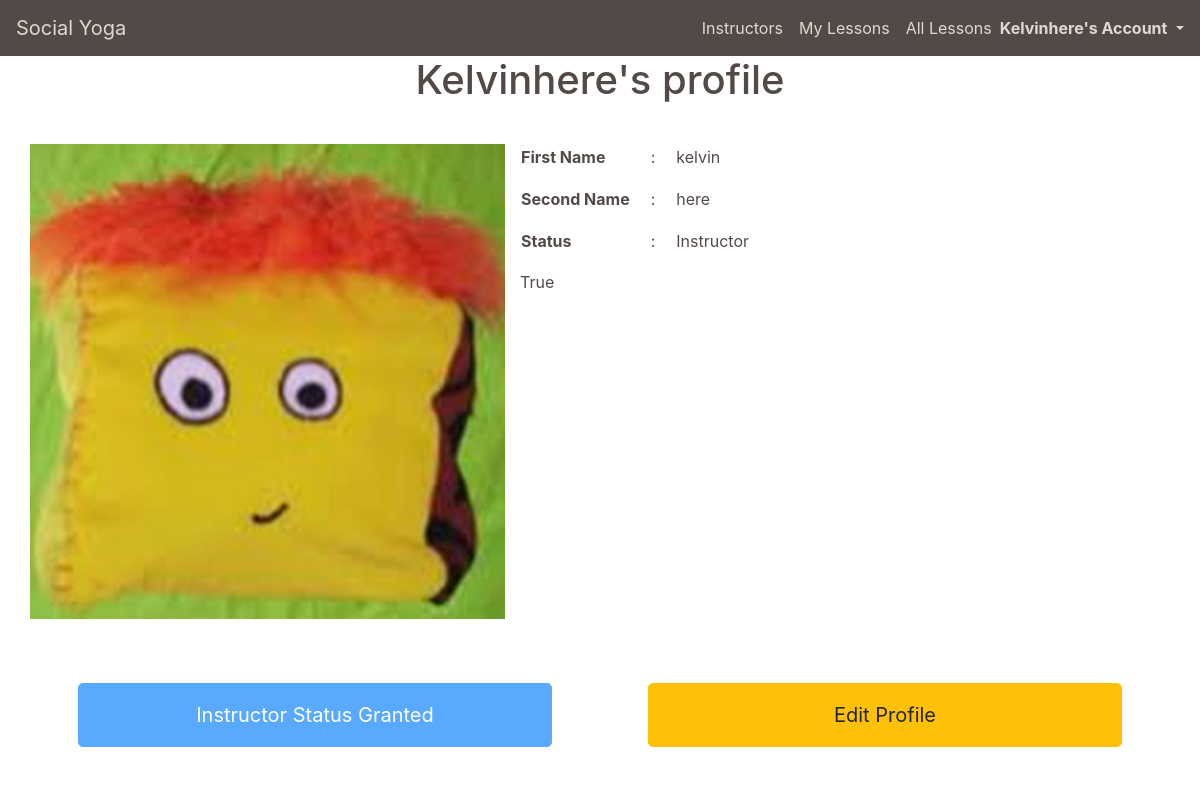
The app's page /profiles/ (signed in), older data.
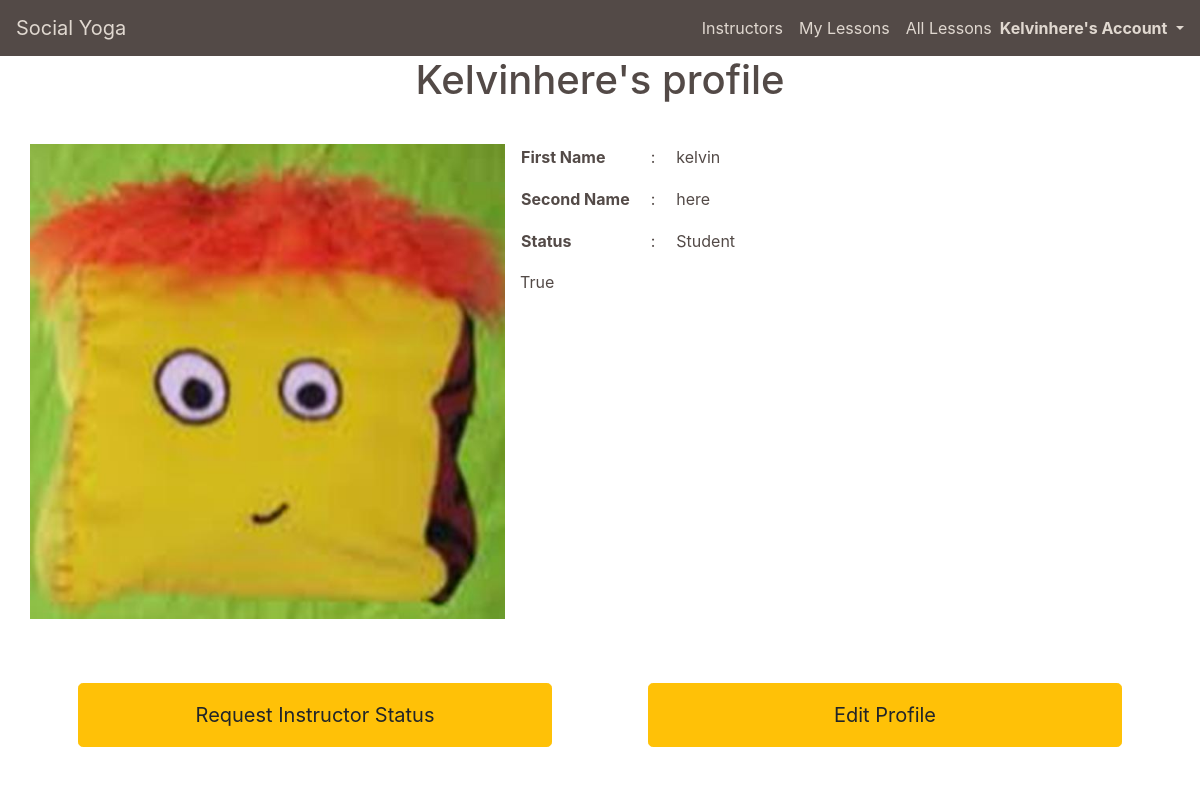
The same page, newer data.
### profiles/views.py (the view)
# urls.py: path('', views.profile, name='profile'),
def profile(request, show_profile_error_toast=False):
    profile = get_object_or_404(UserProfile, user=request.user)
    profile_complete = profile.test_profile_is_complete()
    if 'error' in request.GET:
        messages.warning(request, 'You must complete your profile first!')
    template = 'profiles/profile.html'
    context = {
        'profile': profile,
        'profile_complete': profile_complete,
    }
    return render(request, template, context)

### profiles/models.py (called while the page is built)
    def __str__(self):
        return self.user.username

    def test_profile_is_complete(self):
        if self.first_name and self.last_name and self.profile_description and self.image:
            return True
        else:
            return False

### profiles/templates/profiles/profile.html (shortened to what this page needs)
{% extends "base.html" %}
{% load static %}
{% block page_header %}
    <div class="container header-container">
        <div class="row">
            <div class="col">
                <h1 class="text-center mb-3">{{ profile|title }}'s profile</h1>
            </div>
        </div>
    </div>
{% endblock %}
{% block content %}
    <div class="overlay"></div>
    <div class="container page-contents mt-4">
        <div class="row profile-container">
            <div class="col-12 col-md-5 p-sm-0">
                <div class="row text-center m-0">
                    <div class="container-fluid instructor-page-profile-image-container p-0">
                        {% if profile.image %}
                            <img src="{{ profile.image.url }}" class="instructor-page-profile-image img-fluid" alt="{{ profile }}'s profile image'">
                        {% else %}
                            <img src="{{ MEDIA_URL }}profile_images/no_profile_image.jpg" class="instructor-page-profile-image img-fluid" alt="{{ profile }}'s profile image'">
                        {% endif %}
                    </div>
                </div>
            </div>
            <div class="col-12 col-md-7 instructor-profile-description-container mt-3 mt-md-0">
                <div class="table-container d-flex justify-content-center justify-content-md-start">
                    <table class="profile-table">
                        <tr>
                            <td><p><strong>First Name</strong></p></td>
                            <td><p>:</p></td>
                            <td><p>{{ profile.first_name }}</p></td>
                        </tr>
                        <tr>
                            <td><p><strong>Second Name</strong></p></td>
                            <td><p>:</p></td>
                            <td><p>{{ profile.last_name }}</p></td>
                        </tr>
                        <tr>
                            <td><p><strong>Status</strong></p></td>
                            <td><p>:</p></td>
                            <td>
                                {% if profile.is_instructor and profile.requested_instructor_status %}
                                    <p>Instructor</p>
                                {% endif %}
                                {% if profile.is_instructor == False and profile.requested_instructor_status == False %}
                                    <p>Student</p>
                                {% endif %}
                            </td>
                        </tr>
                    </table>
                </div>
                <p class="text-center text-md-left">{{ profile.profile_description }}</p>
            </div>
        </div>
        <div class="row mt-3">
            <div class="col-12 col-md-6 px-sm-0 d-flex justify-content-center justify-content-md-start">
                {% if profile.is_instructor and profile.requested_instructor_status %}
                    <a href="" class="index-main-button btn btn-lg btn-primary disabled rounded-20 py-3 my-5 mx-5 btn-block">Instructor Status Granted</a>
                {% endif %}
                {% if profile.is_instructor == False and profile.requested_instructor_status == False %}
                    {% if profile_complete %}
                        <a href="{% url 'request_instructor_status' 'request'%}" class="index-main-button btn btn-lg btn-warning rounded-20 py-3 my-5 mx-5 btn-block">Request Instructor Status</a>
                    {% else %}
                        <a href="{% url 'profile' %}?error=profile_error" class="index-main-button btn btn-lg btn-warning rounded-20 py-3 my-5 mx-5 btn-block">Request Instructor Status</a>
                    {% endif %}
                {% endif %}
            </div>
            <div class="col-12 col-md-6 px-sm-0 d-flex justify-content-center justify-content-md-end">
                <a href="{% url 'edit_profile' %}" class="index-main-button btn btn-lg btn-warning rounded-20 py-3 my-5 mx-5 btn-block">Edit Profile</a>
            </div>
        </div>
    </div>
{% endblock %}

Row changes from the older to the newer data that the page shows:
changed UserProfile "kelvin": is_instructor True → False (drawn)
Text that changed along with them:
text no longer shown: "Instructor Instructor Status Granted"
text now shown: "Student Request Instructor Status"
